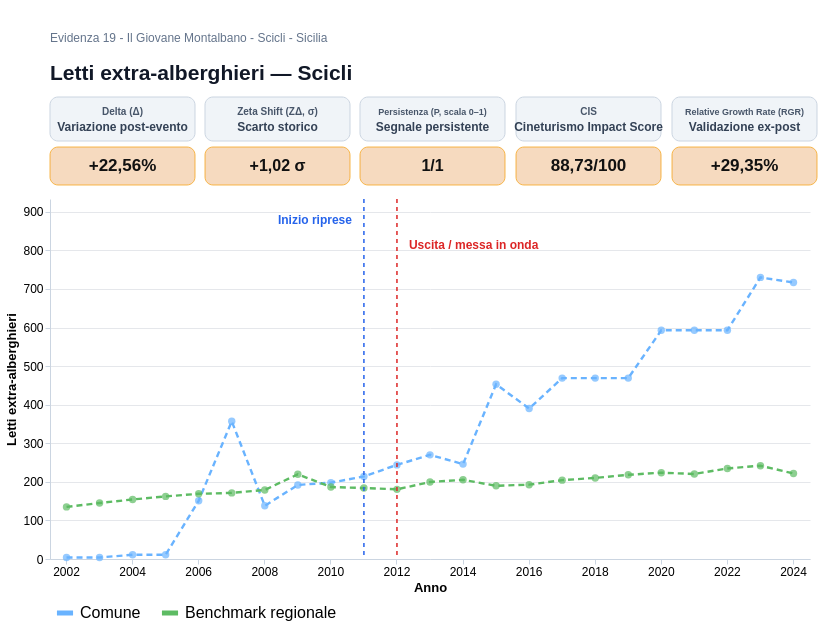

Here is the Vega-Lite specification saved for this chart:
### Vega-Lite specification from a JSON file in a GitHub repository (floating-point values rounded to 4 significant figures)
{"$schema": "https://vega.github.io/schema/vega-lite/v5.json", "background": "white", "spacing": 12, "vconcat": [{"width": 760, "height": 58, "layer": [{"data": {"values": [{"x": 0, "y": 0, "text": "Letti extra-alberghieri — Scicli"}]}, "mark": {"type": "text", "align": "left", "baseline": "top", "limit": 735, "fontSize": 21, "fontWeight": "bold", "color": "#111827"}, "encoding": {"x": {"field": "x", "type": "quantitative", "axis": null, "scale": {"domain": [0, 760]}}, "y": {"field": "y", "type": "quantitative", "axis": null, "scale": {"domain": [0, 58]}}, "text": {"field": "text"}}}, {"data": {"values": [{"x": 0, "y": 30, "text": "Evidenza 19 - Il Giovane Montalbano - Scicli - Sicilia"}]}, "mark": {"type": "text", "align": "left", "baseline": "top", "limit": 740, "fontSize": 12, "color": "#64748B"}, "encoding": {"x": {"field": "x", "type": "quantitative", "axis": null, "scale": {"domain": [0, 760]}}, "y": {"field": "y", "type": "quantitative", "axis": null, "scale": {"domain": [0, 58]}}, "text": {"field": "text"}}}]}, {"hconcat": [{"vconcat": [{"width": 145, "height": 44, "layer": [{"data": {"values": [{"tip": "Delta (Δ): variazione percentuale tra il valore comunale immediatamente precedente allo shock (T−1=2010) e la media osservata nel triennio di impatto T0→T+2 (2011→2013). Formula: (media post − T−1)/|T−1|."}]}, "mark": {"type": "rect", "cornerRadius": 8, "fill": "#F0F4F8", "stroke": "#CBD5E1", "strokeWidth": 1}, "encoding": {"x": {"value": 0}, "x2": {"value": 145}, "y": {"value": 0}, "y2": {"value": 44}, "tooltip": [{"field": "tip", "type": "nominal", "title": "Delta (Δ)"}]}}, {"data": {"values": [{"x": 72.5, "y": 14, "text": "Variazione post-evento"}]}, "mark": {"type": "text", "align": "center", "baseline": "middle", "fontSize": 12, "fontWeight": "bold", "color": "#334155"}, "encoding": {"x": {"field": "x", "type": "quantitative", "axis": null, "scale": {"domain": [0, 145]}}, "y": {"field": "y", "type": "quantitative", "axis": null, "scale": {"domain": [0, 44]}}, "text": {"field": "text"}}}, {"data": {"values": [{"x": 72.5, "y": 29, "text": "Delta (Δ)"}]}, "mark": {"type": "text", "align": "center", "baseline": "middle", "fontSize": 10, "fontWeight": "bold", "color": "#475569"}, "encoding": {"x": {"field": "x", "type": "quantitative", "axis": null, "scale": {"domain": [0, 145]}}, "y": {"field": "y", "type": "quantitative", "axis": null, "scale": {"domain": [0, 44]}}, "text": {"field": "text"}}}]}, {"width": 145, "height": 38, "layer": [{"data": {"values": [{"tip": "Delta (Δ): variazione percentuale tra il valore comunale immediatamente precedente allo shock (T−1=2010) e la media osservata nel triennio di impatto T0→T+2 (2011→2013). Formula: (media post − T−1)/|T−1|."}]}, "mark": {"type": "rect", "cornerRadius": 8, "fill": "#F6D6B8", "stroke": "#F59E0B", "strokeWidth": 0.8, "opacity": 0.9}, "encoding": {"x": {"value": 0}, "x2": {"value": 145}, "y": {"value": 0}, "y2": {"value": 38}, "tooltip": [{"field": "tip", "type": "nominal", "title": "Delta (Δ)"}]}}, {"data": {"values": [{"x": 72.5, "y": 19, "text": "+22,56%"}]}, "mark": {"type": "text", "align": "center", "baseline": "middle", "fontSize": 17, "fontWeight": "bold", "color": "#111111"}, "encoding": {"x": {"field": "x", "type": "quantitative", "axis": null, "scale": {"domain": [0, 145]}}, "y": {"field": "y", "type": "quantitative", "axis": null, "scale": {"domain": [0, 38]}}, "text": {"field": "text"}}}]}], "spacing": 4}, {"vconcat": [{"width": 145, "height": 44, "layer": [{"data": {"values": [{"tip": "Zeta Shift (ZΔ): Z-Score dello scostamento tra la media di impatto T0→T+2 e la baseline storica 2002→2010 (n=9). È espresso in σ e misura l'eccezionalità statistica dello shock locale rispetto alla variabilità pre-evento."}]}, "mark": {"type": "rect", "cornerRadius": 8, "fill": "#F0F4F8", "stroke": "#CBD5E1", "strokeWidth": 1}, "encoding": {"x": {"value": 0}, "x2": {"value": 145}, "y": {"value": 0}, "y2": {"value": 44}, "tooltip": [{"field": "tip", "type": "nominal", "title": "Zeta Shift (ZΔ)"}]}}, {"data": {"values": [{"x": 72.5, "y": 14, "text": "Scarto storico"}]}, "mark": {"type": "text", "align": "center", "baseline": "middle", "fontSize": 12, "fontWeight": "bold", "color": "#334155"}, "encoding": {"x": {"field": "x", "type": "quantitative", "axis": null, "scale": {"domain": [0, 145]}}, "y": {"field": "y", "type": "quantitative", "axis": null, "scale": {"domain": [0, 44]}}, "text": {"field": "text"}}}, {"data": {"values": [{"x": 72.5, "y": 29, "text": "Zeta Shift (ZΔ, σ)"}]}, "mark": {"type": "text", "align": "center", "baseline": "middle", "fontSize": 10, "fontWeight": "bold", "color": "#475569"}, "encoding": {"x": {"field": "x", "type": "quantitative", "axis": null, "scale": {"domain": [0, 145]}}, "y": {"field": "y", "type": "quantitative", "axis": null, "scale": {"domain": [0, 44]}}, "text": {"field": "text"}}}]}, {"width": 145, "height": 38, "layer": [{"data": {"values": [{"tip": "Zeta Shift (ZΔ): Z-Score dello scostamento tra la media di impatto T0→T+2 e la baseline storica 2002→2010 (n=9). È espresso in σ e misura l'eccezionalità statistica dello shock locale rispetto alla variabilità pre-evento."}]}, "mark": {"type": "rect", "cornerRadius": 8, "fill": "#F6D6B8", "stroke": "#F59E0B", "strokeWidth": 0.8, "opacity": 0.9}, "encoding": {"x": {"value": 0}, "x2": {"value": 145}, "y": {"value": 0}, "y2": {"value": 38}, "tooltip": [{"field": "tip", "type": "nominal", "title": "Zeta Shift (ZΔ)"}]}}, {"data": {"values": [{"x": 72.5, "y": 19, "text": "+1,02 σ"}]}, "mark": {"type": "text", "align": "center", "baseline": "middle", "fontSize": 16, "fontWeight": "bold", "color": "#111111"}, "encoding": {"x": {"field": "x", "type": "quantitative", "axis": null, "scale": {"domain": [0, 145]}}, "y": {"field": "y", "type": "quantitative", "axis": null, "scale": {"domain": [0, 38]}}, "text": {"field": "text"}}}]}], "spacing": 4}, {"vconcat": [{"width": 145, "height": 44, "layer": [{"data": {"values": [{"tip": "Persistenza (P): quota dei tre anni T0→T+2 in cui il valore comunale resta superiore alla media della baseline storica T_min→T−1. Scala 0–1: 1 indica tenuta positiva in tutti e tre gli anni."}]}, "mark": {"type": "rect", "cornerRadius": 8, "fill": "#F0F4F8", "stroke": "#CBD5E1", "strokeWidth": 1}, "encoding": {"x": {"value": 0}, "x2": {"value": 145}, "y": {"value": 0}, "y2": {"value": 44}, "tooltip": [{"field": "tip", "type": "nominal", "title": "Persistenza (P)"}]}}, {"data": {"values": [{"x": 72.5, "y": 14, "text": "Segnale persistente"}]}, "mark": {"type": "text", "align": "center", "baseline": "middle", "fontSize": 12, "fontWeight": "bold", "color": "#334155"}, "encoding": {"x": {"field": "x", "type": "quantitative", "axis": null, "scale": {"domain": [0, 145]}}, "y": {"field": "y", "type": "quantitative", "axis": null, "scale": {"domain": [0, 44]}}, "text": {"field": "text"}}}, {"data": {"values": [{"x": 72.5, "y": 29, "text": "Persistenza (P, scala 0–1)"}]}, "mark": {"type": "text", "align": "center", "baseline": "middle", "fontSize": 9, "fontWeight": "bold", "color": "#475569"}, "encoding": {"x": {"field": "x", "type": "quantitative", "axis": null, "scale": {"domain": [0, 145]}}, "y": {"field": "y", "type": "quantitative", "axis": null, "scale": {"domain": [0, 44]}}, "text": {"field": "text"}}}]}, {"width": 145, "height": 38, "layer": [{"data": {"values": [{"tip": "Persistenza (P): quota dei tre anni T0→T+2 in cui il valore comunale resta superiore alla media della baseline storica T_min→T−1. Scala 0–1: 1 indica tenuta positiva in tutti e tre gli anni."}]}, "mark": {"type": "rect", "cornerRadius": 8, "fill": "#F6D6B8", "stroke": "#F59E0B", "strokeWidth": 0.8, "opacity": 0.9}, "encoding": {"x": {"value": 0}, "x2": {"value": 145}, "y": {"value": 0}, "y2": {"value": 38}, "tooltip": [{"field": "tip", "type": "nominal", "title": "Persistenza (P)"}]}}, {"data": {"values": [{"x": 72.5, "y": 19, "text": "1/1"}]}, "mark": {"type": "text", "align": "center", "baseline": "middle", "fontSize": 16, "fontWeight": "bold", "color": "#111111"}, "encoding": {"x": {"field": "x", "type": "quantitative", "axis": null, "scale": {"domain": [0, 145]}}, "y": {"field": "y", "type": "quantitative", "axis": null, "scale": {"domain": [0, 38]}}, "text": {"field": "text"}}}]}], "spacing": 4}, {"vconcat": [{"width": 145, "height": 44, "layer": [{"data": {"values": [{"tip": "CIS: indice composito endogeno su scala 0–100. Combina le componenti normalizzate di Delta, Zeta Shift e Persistenza con pesi standard pari al 45%, 35% e 20%. Il cap teorico è 100/100."}]}, "mark": {"type": "rect", "cornerRadius": 8, "fill": "#F0F4F8", "stroke": "#CBD5E1", "strokeWidth": 1}, "encoding": {"x": {"value": 0}, "x2": {"value": 145}, "y": {"value": 0}, "y2": {"value": 44}, "tooltip": [{"field": "tip", "type": "nominal", "title": "CIS"}]}}, {"data": {"values": [{"x": 72.5, "y": 14, "text": "Cineturismo Impact Score"}]}, "mark": {"type": "text", "align": "center", "baseline": "middle", "fontSize": 12, "fontWeight": "bold", "color": "#334155"}, "encoding": {"x": {"field": "x", "type": "quantitative", "axis": null, "scale": {"domain": [0, 145]}}, "y": {"field": "y", "type": "quantitative", "axis": null, "scale": {"domain": [0, 44]}}, "text": {"field": "text"}}}, {"data": {"values": [{"x": 72.5, "y": 29, "text": "CIS"}]}, "mark": {"type": "text", "align": "center", "baseline": "middle", "fontSize": 10, "fontWeight": "bold", "color": "#475569"}, "encoding": {"x": {"field": "x", "type": "quantitative", "axis": null, "scale": {"domain": [0, 145]}}, "y": {"field": "y", "type": "quantitative", "axis": null, "scale": {"domain": [0, 44]}}, "text": {"field": "text"}}}]}, {"width": 145, "height": 38, "layer": [{"data": {"values": [{"tip": "CIS: indice composito endogeno su scala 0–100. Combina le componenti normalizzate di Delta, Zeta Shift e Persistenza con pesi standard pari al 45%, 35% e 20%. Il cap teorico è 100/100."}]}, "mark": {"type": "rect", "cornerRadius": 8, "fill": "#F6D6B8", "stroke": "#F59E0B", "strokeWidth": 0.8, "opacity": 0.9}, "encoding": {"x": {"value": 0}, "x2": {"value": 145}, "y": {"value": 0}, "y2": {"value": 38}, "tooltip": [{"field": "tip", "type": "nominal", "title": "CIS"}]}}, {"data": {"values": [{"x": 72.5, "y": 19, "text": "88,73/100"}]}, "mark": {"type": "text", "align": "center", "baseline": "middle", "fontSize": 17, "fontWeight": "bold", "color": "#111111"}, "encoding": {"x": {"field": "x", "type": "quantitative", "axis": null, "scale": {"domain": [0, 145]}}, "y": {"field": "y", "type": "quantitative", "axis": null, "scale": {"domain": [0, 38]}}, "text": {"field": "text"}}}]}], "spacing": 4}, {"vconcat": [{"width": 145, "height": 44, "layer": [{"data": {"values": [{"tip": "Relative Growth Rate (RGR): KPI esogeno di validazione. Confronta la crescita del Comune con quella del benchmark regionale nella finestra standard T−1→T+2 (2010→2013), isolando il segnale locale dai macro-trend territoriali."}]}, "mark": {"type": "rect", "cornerRadius": 8, "fill": "#F0F4F8", "stroke": "#CBD5E1", "strokeWidth": 1}, "encoding": {"x": {"value": 0}, "x2": {"value": 145}, "y": {"value": 0}, "y2": {"value": 44}, "tooltip": [{"field": "tip", "type": "nominal", "title": "Relative Growth Rate (RGR)"}]}}, {"data": {"values": [{"x": 72.5, "y": 14, "text": "Validazione ex-post"}]}, "mark": {"type": "text", "align": "center", "baseline": "middle", "fontSize": 12, "fontWeight": "bold", "color": "#334155"}, "encoding": {"x": {"field": "x", "type": "quantitative", "axis": null, "scale": {"domain": [0, 145]}}, "y": {"field": "y", "type": "quantitative", "axis": null, "scale": {"domain": [0, 44]}}, "text": {"field": "text"}}}, {"data": {"values": [{"x": 72.5, "y": 29, "text": "Relative Growth Rate (RGR)"}]}, "mark": {"type": "text", "align": "center", "baseline": "middle", "fontSize": 9, "fontWeight": "bold", "color": "#475569"}, "encoding": {"x": {"field": "x", "type": "quantitative", "axis": null, "scale": {"domain": [0, 145]}}, "y": {"field": "y", "type": "quantitative", "axis": null, "scale": {"domain": [0, 44]}}, "text": {"field": "text"}}}]}, {"width": 145, "height": 38, "layer": [{"data": {"values": [{"tip": "Relative Growth Rate (RGR): KPI esogeno di validazione. Confronta la crescita del Comune con quella del benchmark regionale nella finestra standard T−1→T+2 (2010→2013), isolando il segnale locale dai macro-trend territoriali."}]}, "mark": {"type": "rect", "cornerRadius": 8, "fill": "#F6D6B8", "stroke": "#F59E0B", "strokeWidth": 0.8, "opacity": 0.9}, "encoding": {"x": {"value": 0}, "x2": {"value": 145}, "y": {"value": 0}, "y2": {"value": 38}, "tooltip": [{"field": "tip", "type": "nominal", "title": "Relative Growth Rate (RGR)"}]}}, {"data": {"values": [{"x": 72.5, "y": 19, "text": "+29,35%"}]}, "mark": {"type": "text", "align": "center", "baseline": "middle", "fontSize": 17, "fontWeight": "bold", "color": "#111111"}, "encoding": {"x": {"field": "x", "type": "quantitative", "axis": null, "scale": {"domain": [0, 145]}}, "y": {"field": "y", "type": "quantitative", "axis": null, "scale": {"domain": [0, 38]}}, "text": {"field": "text"}}}]}], "spacing": 4}], "spacing": 8}, {"width": 760, "height": 360, "layer": [{"data": {"values": [{"Anno": 2002, "Serie": "Comune", "Valore": 4, "Interpolato": "NO"}, {"Anno": 2002, "Serie": "Benchmark regionale", "Valore": 135.1, "Interpolato": "NO"}, {"Anno": 2003, "Serie": "Comune", "Valore": 4, "Interpolato": "NO"}, {"Anno": 2003, "Serie": "Benchmark regionale", "Valore": 145.1, "Interpolato": "NO"}, {"Anno": 2004, "Serie": "Comune", "Valore": 11, "Interpolato": "NO"}, {"Anno": 2004, "Serie": "Benchmark regionale", "Valore": 154.4, "Interpolato": "NO"}, {"Anno": 2005, "Serie": "Comune", "Valore": 11, "Interpolato": "NO"}, {"Anno": 2005, "Serie": "Benchmark regionale", "Valore": 162.3, "Interpolato": "NO"}, {"Anno": 2006, "Serie": "Comune", "Valore": 151, "Interpolato": "NO"}, {"Anno": 2006, "Serie": "Benchmark regionale", "Valore": 169.0, "Interpolato": "NO"}, {"Anno": 2007, "Serie": "Comune", "Valore": 357, "Interpolato": "NO"}, {"Anno": 2007, "Serie": "Benchmark regionale", "Valore": 171.4, "Interpolato": "NO"}, {"Anno": 2008, "Serie": "Comune", "Valore": 138, "Interpolato": "NO"}, {"Anno": 2008, "Serie": "Benchmark regionale", "Valore": 179.0, "Interpolato": "NO"}, {"Anno": 2009, "Serie": "Comune", "Valore": 192, "Interpolato": "NO"}, {"Anno": 2009, "Serie": "Benchmark regionale", "Valore": 219.5, "Interpolato": "NO"}, {"Anno": 2010, "Serie": "Comune", "Valore": 198, "Interpolato": "NO"}, {"Anno": 2010, "Serie": "Benchmark regionale", "Valore": 186.6, "Interpolato": "NO"}, {"Anno": 2011, "Serie": "Comune", "Valore": 214, "Interpolato": "NO"}, {"Anno": 2011, "Serie": "Benchmark regionale", "Valore": 183.9, "Interpolato": "NO"}, {"Anno": 2012, "Serie": "Comune", "Valore": 244, "Interpolato": "NO"}, {"Anno": 2012, "Serie": "Benchmark regionale", "Valore": 180.6, "Interpolato": "NO"}, {"Anno": 2013, "Serie": "Comune", "Valore": 270, "Interpolato": "NO"}, {"Anno": 2013, "Serie": "Benchmark regionale", "Valore": 199.6, "Interpolato": "NO"}, {"Anno": 2014, "Serie": "Comune", "Valore": 246, "Interpolato": "NO"}, {"Anno": 2014, "Serie": "Benchmark regionale", "Valore": 205.3, "Interpolato": "NO"}, {"Anno": 2015, "Serie": "Comune", "Valore": 453, "Interpolato": "NO"}, {"Anno": 2015, "Serie": "Benchmark regionale", "Valore": 189.8, "Interpolato": "NO"}, {"Anno": 2016, "Serie": "Comune", "Valore": 390, "Interpolato": "NO"}, {"Anno": 2016, "Serie": "Benchmark regionale", "Valore": 192.7, "Interpolato": "NO"}, {"Anno": 2017, "Serie": "Comune", "Valore": 469, "Interpolato": "NO"}, {"Anno": 2017, "Serie": "Benchmark regionale", "Valore": 204.5, "Interpolato": "NO"}, {"Anno": 2018, "Serie": "Comune", "Valore": 469, "Interpolato": "NO"}, {"Anno": 2018, "Serie": "Benchmark regionale", "Valore": 210.2, "Interpolato": "NO"}, {"Anno": 2019, "Serie": "Comune", "Valore": 469, "Interpolato": "NO"}, {"Anno": 2019, "Serie": "Benchmark regionale", "Valore": 218.3, "Interpolato": "NO"}, {"Anno": 2020, "Serie": "Comune", "Valore": 593, "Interpolato": "NO"}, {"Anno": 2020, "Serie": "Benchmark regionale", "Valore": 223.8, "Interpolato": "NO"}, {"Anno": 2021, "Serie": "Comune", "Valore": 593, "Interpolato": "NO"}, {"Anno": 2021, "Serie": "Benchmark regionale", "Valore": 220.4, "Interpolato": "NO"}, {"Anno": 2022, "Serie": "Comune", "Valore": 593, "Interpolato": "NO"}, {"Anno": 2022, "Serie": "Benchmark regionale", "Valore": 234.8, "Interpolato": "NO"}, {"Anno": 2023, "Serie": "Comune", "Valore": 730, "Interpolato": "NO"}, {"Anno": 2023, "Serie": "Benchmark regionale", "Valore": 241.8, "Interpolato": "NO"}, {"Anno": 2024, "Serie": "Comune", "Valore": 717, "Interpolato": "NO"}, {"Anno": 2024, "Serie": "Benchmark regionale", "Valore": 221.8, "Interpolato": "NO"}]}, "mark": {"type": "line", "strokeWidth": 2.4, "strokeDash": [6, 4]}, "encoding": {"x": {"field": "Anno", "type": "ordinal", "sort": [2002, 2003, 2004, 2005, 2006, 2007, 2008, 2009, 2010, 2011, 2012, 2013, 2014, 2015, 2016, 2017, 2018, 2019, 2020, 2021, 2022, 2023, 2024], "axis": {"title": "Anno", "values": [2002, 2004, 2006, 2008, 2010, 2012, 2014, 2016, 2018, 2020, 2022, 2024], "labelAngle": 0, "labelFontSize": 12, "titleFontSize": 13}}, "y": {"field": "Valore", "type": "quantitative", "scale": {"domain": [0.0, 933.3]}, "axis": {"title": "Letti extra-alberghieri", "labelFontSize": 12, "titleFontSize": 13, "format": ",.0f"}}, "color": {"field": "Serie", "type": "nominal", "scale": {"domain": ["Comune", "Benchmark regionale"], "range": ["#69B3FF", "#5DBB63"]}, "legend": {"orient": "bottom", "title": null, "labelFontSize": 16, "symbolSize": 260, "direction": "horizontal", "columns": 2, "symbolStrokeWidth": 5, "offset": 4, "padding": 4, "labelLimit": 320}}, "detail": {"field": "Serie"}}}, {"data": {"values": [{"Anno": 2002, "Serie": "Comune", "Valore": 4, "Interpolato": "NO"}, {"Anno": 2002, "Serie": "Benchmark regionale", "Valore": 135.1, "Interpolato": "NO"}, {"Anno": 2003, "Serie": "Comune", "Valore": 4, "Interpolato": "NO"}, {"Anno": 2003, "Serie": "Benchmark regionale", "Valore": 145.1, "Interpolato": "NO"}, {"Anno": 2004, "Serie": "Comune", "Valore": 11, "Interpolato": "NO"}, {"Anno": 2004, "Serie": "Benchmark regionale", "Valore": 154.4, "Interpolato": "NO"}, {"Anno": 2005, "Serie": "Comune", "Valore": 11, "Interpolato": "NO"}, {"Anno": 2005, "Serie": "Benchmark regionale", "Valore": 162.3, "Interpolato": "NO"}, {"Anno": 2006, "Serie": "Comune", "Valore": 151, "Interpolato": "NO"}, {"Anno": 2006, "Serie": "Benchmark regionale", "Valore": 169.0, "Interpolato": "NO"}, {"Anno": 2007, "Serie": "Comune", "Valore": 357, "Interpolato": "NO"}, {"Anno": 2007, "Serie": "Benchmark regionale", "Valore": 171.4, "Interpolato": "NO"}, {"Anno": 2008, "Serie": "Comune", "Valore": 138, "Interpolato": "NO"}, {"Anno": 2008, "Serie": "Benchmark regionale", "Valore": 179.0, "Interpolato": "NO"}, {"Anno": 2009, "Serie": "Comune", "Valore": 192, "Interpolato": "NO"}, {"Anno": 2009, "Serie": "Benchmark regionale", "Valore": 219.5, "Interpolato": "NO"}, {"Anno": 2010, "Serie": "Comune", "Valore": 198, "Interpolato": "NO"}, {"Anno": 2010, "Serie": "Benchmark regionale", "Valore": 186.6, "Interpolato": "NO"}, {"Anno": 2011, "Serie": "Comune", "Valore": 214, "Interpolato": "NO"}, {"Anno": 2011, "Serie": "Benchmark regionale", "Valore": 183.9, "Interpolato": "NO"}, {"Anno": 2012, "Serie": "Comune", "Valore": 244, "Interpolato": "NO"}, {"Anno": 2012, "Serie": "Benchmark regionale", "Valore": 180.6, "Interpolato": "NO"}, {"Anno": 2013, "Serie": "Comune", "Valore": 270, "Interpolato": "NO"}, {"Anno": 2013, "Serie": "Benchmark regionale", "Valore": 199.6, "Interpolato": "NO"}, {"Anno": 2014, "Serie": "Comune", "Valore": 246, "Interpolato": "NO"}, {"Anno": 2014, "Serie": "Benchmark regionale", "Valore": 205.3, "Interpolato": "NO"}, {"Anno": 2015, "Serie": "Comune", "Valore": 453, "Interpolato": "NO"}, {"Anno": 2015, "Serie": "Benchmark regionale", "Valore": 189.8, "Interpolato": "NO"}, {"Anno": 2016, "Serie": "Comune", "Valore": 390, "Interpolato": "NO"}, {"Anno": 2016, "Serie": "Benchmark regionale", "Valore": 192.7, "Interpolato": "NO"}, {"Anno": 2017, "Serie": "Comune", "Valore": 469, "Interpolato": "NO"}, {"Anno": 2017, "Serie": "Benchmark regionale", "Valore": 204.5, "Interpolato": "NO"}, {"Anno": 2018, "Serie": "Comune", "Valore": 469, "Interpolato": "NO"}, {"Anno": 2018, "Serie": "Benchmark regionale", "Valore": 210.2, "Interpolato": "NO"}, {"Anno": 2019, "Serie": "Comune", "Valore": 469, "Interpolato": "NO"}, {"Anno": 2019, "Serie": "Benchmark regionale", "Valore": 218.3, "Interpolato": "NO"}, {"Anno": 2020, "Serie": "Comune", "Valore": 593, "Interpolato": "NO"}, {"Anno": 2020, "Serie": "Benchmark regionale", "Valore": 223.8, "Interpolato": "NO"}, {"Anno": 2021, "Serie": "Comune", "Valore": 593, "Interpolato": "NO"}, {"Anno": 2021, "Serie": "Benchmark regionale", "Valore": 220.4, "Interpolato": "NO"}, {"Anno": 2022, "Serie": "Comune", "Valore": 593, "Interpolato": "NO"}, {"Anno": 2022, "Serie": "Benchmark regionale", "Valore": 234.8, "Interpolato": "NO"}, {"Anno": 2023, "Serie": "Comune", "Valore": 730, "Interpolato": "NO"}, {"Anno": 2023, "Serie": "Benchmark regionale", "Valore": 241.8, "Interpolato": "NO"}, {"Anno": 2024, "Serie": "Comune", "Valore": 717, "Interpolato": "NO"}, {"Anno": 2024, "Serie": "Benchmark regionale", "Valore": 221.8, "Interpolato": "NO"}]}, "transform": [{"filter": "datum.Valore != null"}], "mark": {"type": "point", "filled": true, "size": 55}, "encoding": {"x": {"field": "Anno", "type": "ordinal", "sort": [2002, 2003, 2004, 2005, 2006, 2007, 2008, 2009, 2010, 2011, 2012, 2013, 2014, 2015, 2016, 2017, 2018, 2019, 2020, 2021, 2022, 2023, 2024]}, "y": {"field": "Valore", "type": "quantitative", "scale": {"domain": [0.0, 933.3]}}, "color": {"condition": {"test": "datum.Interpolato === 'SI'", "value": "#D1D5DB"}, "field": "Serie", "type": "nominal", "scale": {"domain": ["Comune", "Benchmark regionale"], "range": ["#69B3FF", "#5DBB63"]}, "legend": null}, "tooltip": [{"field": "Serie", "type": "nominal", "title": "Serie"}, {"field": "Anno", "type": "ordinal", "title": "Anno"}, {"field": "Valore", "type": "quantitative", "title": "Valore", "format": ",.0f"}, {"field": "Interpolato", "type": "nominal", "title": "Interpolato"}]}}, {"data": {"values": [{"Anno": 2011}]}, "mark": {"type": "rule", "stroke": "#2563EB", "strokeDash": [4, 4], "strokeWidth": 1.5}, "encoding": {"x": {"field": "Anno", "type": "ordinal", "sort": [2002, 2003, 2004, 2005, 2006, 2007, 2008, 2009, 2010, 2011, 2012, 2013, 2014, 2015, 2016, 2017, 2018, 2019, 2020, 2021, 2022, 2023, 2024]}}}, {"data": {"values": [{"Anno": 2011, "Val": 878.8, "Lab": "Inizio riprese"}]}, "mark": {"type": "text", "angle": 0, "baseline": "middle", "align": "right", "dx": -12, "dy": 0, "fontSize": 12, "fontWeight": "bold", "color": "#2563EB"}, "encoding": {"x": {"field": "Anno", "type": "ordinal", "sort": [2002, 2003, 2004, 2005, 2006, 2007, 2008, 2009, 2010, 2011, 2012, 2013, 2014, 2015, 2016, 2017, 2018, 2019, 2020, 2021, 2022, 2023, 2024]}, "y": {"field": "Val", "type": "quantitative", "scale": {"domain": [0.0, 933.3]}}, "text": {"field": "Lab"}}}, {"data": {"values": [{"Anno": 2012}]}, "mark": {"type": "rule", "stroke": "#DC2626", "strokeDash": [4, 4], "strokeWidth": 1.5}, "encoding": {"x": {"field": "Anno", "type": "ordinal", "sort": [2002, 2003, 2004, 2005, 2006, 2007, 2008, 2009, 2010, 2011, 2012, 2013, 2014, 2015, 2016, 2017, 2018, 2019, 2020, 2021, 2022, 2023, 2024]}}}, {"data": {"values": [{"Anno": 2012, "Val": 813.5, "Lab": "Uscita / messa in onda"}]}, "mark": {"type": "text", "angle": 0, "baseline": "middle", "align": "left", "dx": 12, "dy": 0, "fontSize": 12, "fontWeight": "bold", "color": "#DC2626"}, "encoding": {"x": {"field": "Anno", "type": "ordinal", "sort": [2002, 2003, 2004, 2005, 2006, 2007, 2008, 2009, 2010, 2011, 2012, 2013, 2014, 2015, 2016, 2017, 2018, 2019, 2020, 2021, 2022, 2023, 2024]}, "y": {"field": "Val", "type": "quantitative", "scale": {"domain": [0.0, 933.3]}}, "text": {"field": "Lab"}}}], "resolve": {"scale": {"color": "shared"}}}], "config": {"view": {"stroke": null}, "axis": {"gridColor": "#E5E7EB", "tickColor": "#CBD5E1", "domainColor": "#CBD5E1"}}}
